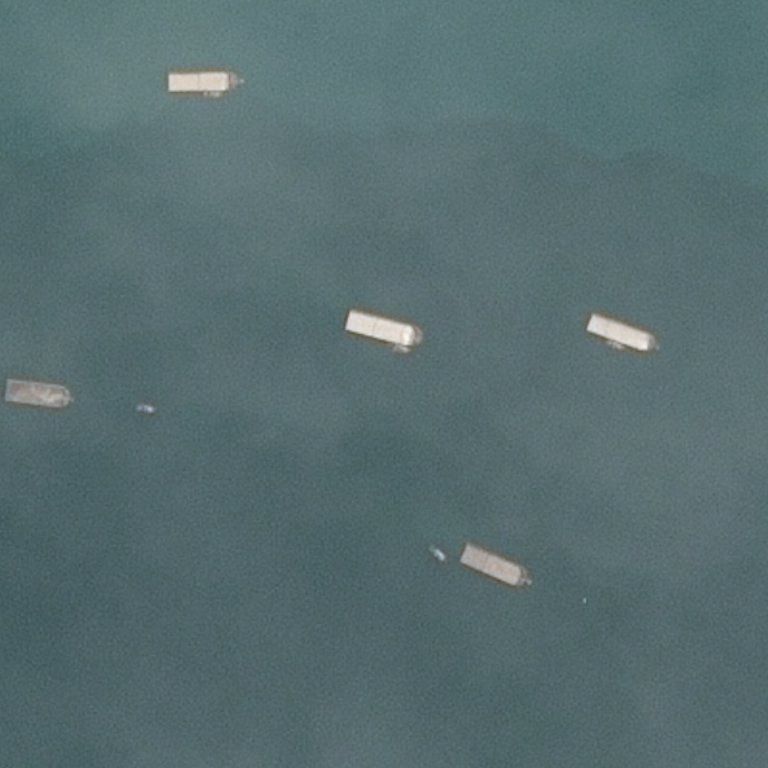
#> input picture 03fa746f0.jpg, 768 x 768 px
$ jupyter execute --allow-errors Main_Ship.ipynb
#> lines starting #> are read from the running program, lines starting #| are printed output that depends on the picture
### defog.py
# -*- coding: utf-8 -*-
import cv2
import math
import numpy as np
import os


# [15 lines left out: function rgbtohsi, not called in this run]


def zmMinFilterGray(src, r=7):
    if r <= 0:
        return src
    h, w = src.shape[:2]
    I = src
    res = np.minimum(I  , I[[0]+list(range(h-1)), :])
    res = np.minimum(res, I[list(range(1,h))+[h-1], :])
    I = res
    res = np.minimum(I  , I[:, [0]+list(range(w-1))])
    res = np.minimum(res, I[:, list(range(1,w))+[w-1]])
    return zmMinFilterGray(res, r-1)


def guidedfilter(I, p, r, eps):
    height, width = I.shape
    m_I = cv2.boxFilter(I, -1, (r, r))
    m_p = cv2.boxFilter(p, -1, (r, r))
    m_Ip = cv2.boxFilter(I * p, -1, (r, r))
    cov_Ip = m_Ip - m_I * m_p

    m_II = cv2.boxFilter(I * I, -1, (r, r))
    var_I = m_II - m_I * m_I

    a = cov_Ip / (var_I + eps)
    b = m_p - a * m_I

    m_a = cv2.boxFilter(a, -1, (r, r))
    m_b = cv2.boxFilter(b, -1, (r, r))
    return m_a * I + m_b


def getV1(m, r, eps, w, maxV1):
    V1 = np.min(m, 2)  # get dark channel
    V1 = guidedfilter(V1, zmMinFilterGray(V1, 7), r, eps)  # optimize by using guided filter
    bins = 2000
    ht = np.histogram(V1, bins)  # 计算大气光照A
    d = np.cumsum(ht[0]) / float(V1.size)
    for lmax in range(bins - 1, 0, -1):
        if d[lmax] <= 0.999:
            break
    A = np.mean(m, 2)[V1 >= ht[1][lmax]].max()

    V1 = np.minimum(V1 * w, maxV1)  # constrain the range of value

    return V1, A


def deHaze(m, r=81, eps=0.001, w=1, maxV1=0.80, bGamma=False):
    Y = np.zeros(m.shape)
    V1, A = getV1(m, r, eps, w, maxV1)  # get mask and airlight
    for k in range(3):
        Y[:, :, k] = (m[:, :, k] - V1) / (1 - V1 / A)  # color correction
    Y = np.clip(Y, 0, 1)
    if bGamma:
        Y = Y ** (np.log(0.5) / np.log(Y.mean()))  # gamma correction
    return Y


def HoughT(m):
    '''Hough Transform'''
    blur = cv2.medianBlur(m, 7)#9,21
    # cv2.imshow('blur',blur)
    gray = cv2.cvtColor(blur, cv2.COLOR_BGR2GRAY)
    # open to see how to use: cv2.Canny
    edges = cv2.Canny(gray, 0, 150, apertureSize=3)#3
    # lines = cv2.HoughLines(edges, 1, np.pi / 180, 25)#25,11
    lines = cv2.HoughLinesP(edges, 1, np.pi / 180, threshold=1,minLineLength=5,maxLineGap=5)  # 25,11,(15,10)
    if lines is not None:
        for i in range(len(lines)):
                for x1, y1,x2,y2 in lines[i]:
                    cv2.line(m, (x1, y1), (x2, y2), (0, 0, 255))
    return m

### Main_Ship.ipynb
#> (a cell that did not finish here is left out)

[cell 2]
import cv2
import numpy as np
import matplotlib.pyplot as plt
from defog import deHaze
Filepath = './03fa746f0.jpg'
img = cv2.imread(Filepath)
#> img is the input picture: shape (768, 768, 3); mean B, G, R 112.7, 109.8, 87.5
#original image
plt.imshow(img.astype(np.uint8))

[cell 3]
m = deHaze(img/255.0)*255
#> in getV1, `V1 = np.min(m, 2)`:
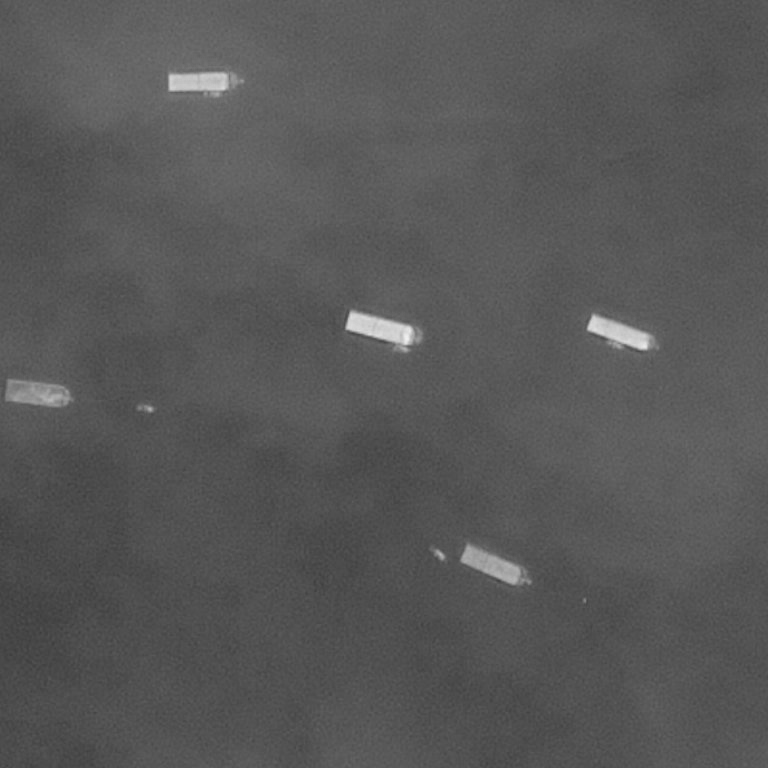
#> V1: shape (768, 768) float64; min 0.235, max 0.941, mean 0.343
#> in guidedfilter, `height, width = I.shape`: height = 768
#> in guidedfilter, `m_II = cv2.boxFilter(I * I, -1, (r, r))`:
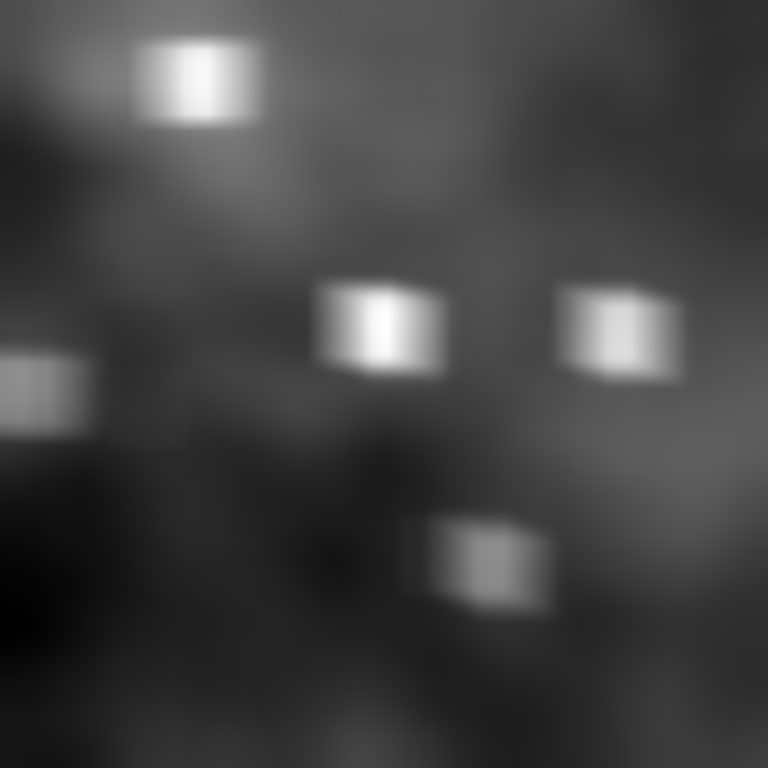
#> m_II: shape (768, 768) float64; min 0.0757, max 0.243, mean 0.12; drawn with min black and max white
#> in guidedfilter, `a = cov_Ip / (var_I + eps)`:
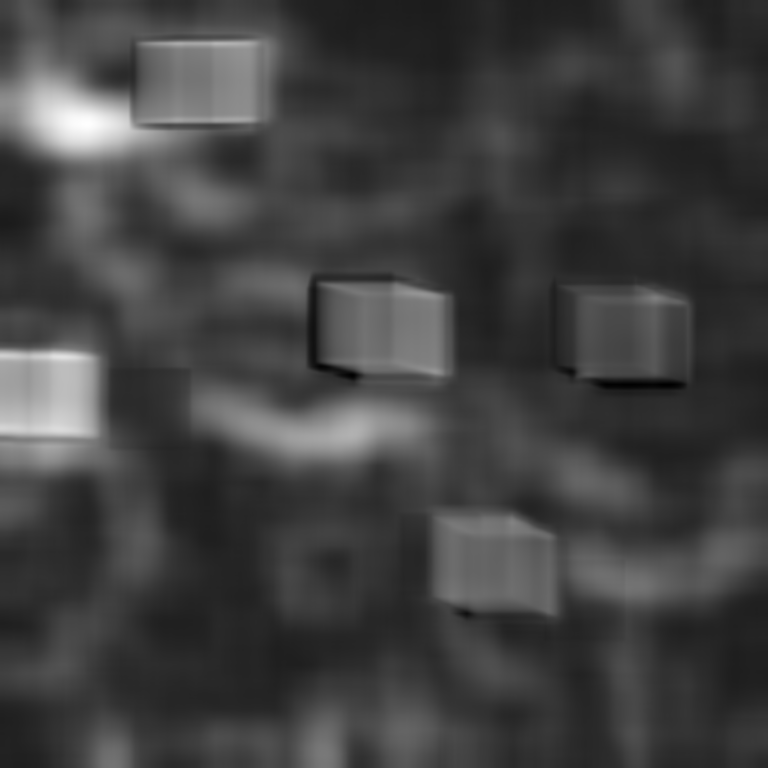
#> a: shape (768, 768) float64; min -0.0552, max 0.46, mean 0.077; drawn with min black and max white
#> in guidedfilter, `m_a = cv2.boxFilter(a, -1, (r, r))`:
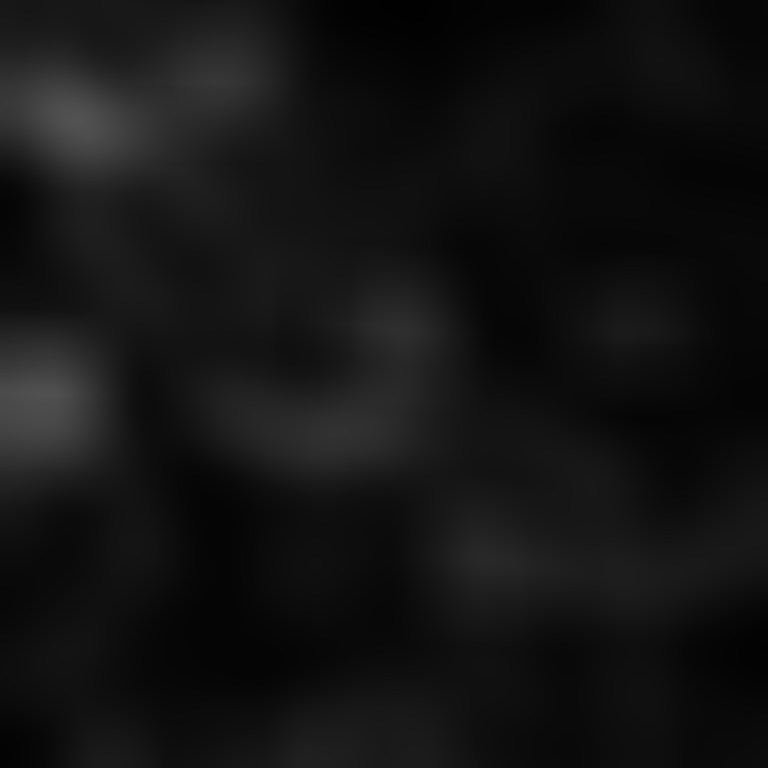
#> m_a: shape (768, 768) float64; min 0.00687, max 0.319, mean 0.077
#> in getV1, `d = np.cumsum(ht[0]) / float(V1.size)`: d = 2000 values from 5.09e-06 to 1
#> in getV1, `A = np.mean(m, 2)[V1 >= ht[1][lmax]].max()`: A = 0.873
#> after the loop in deHaze, `for k in range(3):`:
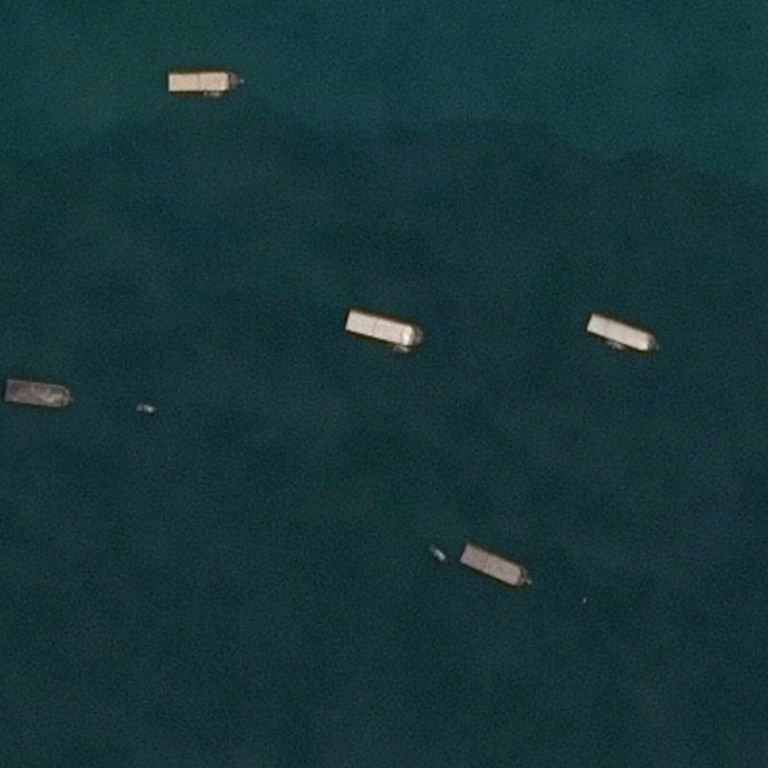
#> Y: shape (768, 768, 3) float64; mean of channels 0, 1, 2 0.205, 0.188, 0.052; drawn with min black and max white
#image after dehaze
plt.imshow(m.astype(np.uint8))
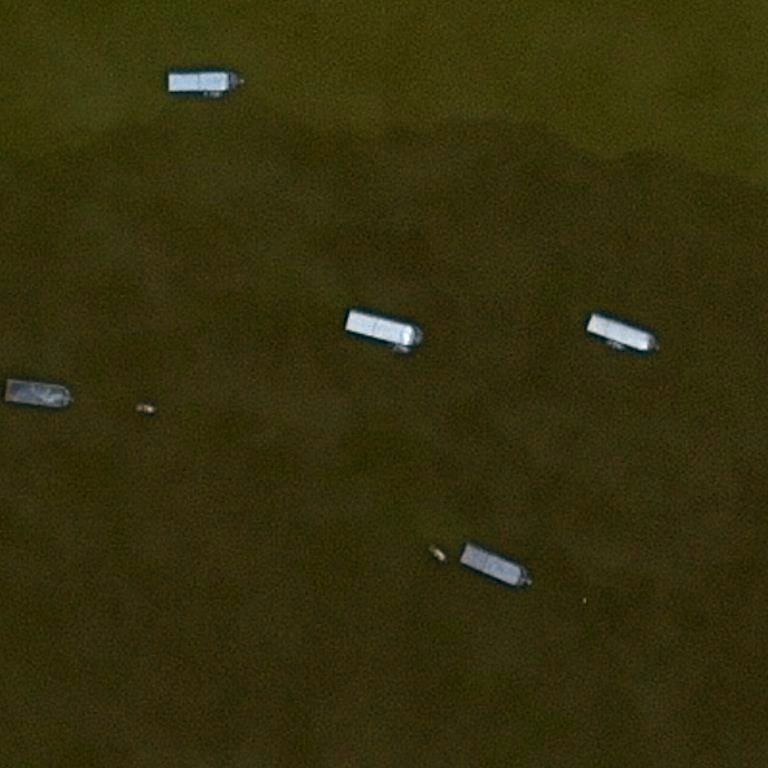
#> shown: shape (768, 768, 3); mean R, G, B 51.8, 47.4, 12.8

[cell 4]
from defog import HoughT
img_dehaze=m.astype(np.uint8)
img_dehaze = HoughT(img_dehaze)
#> in HoughT, `gray = cv2.cvtColor(blur, cv2.COLOR_BGR2GRAY)`:
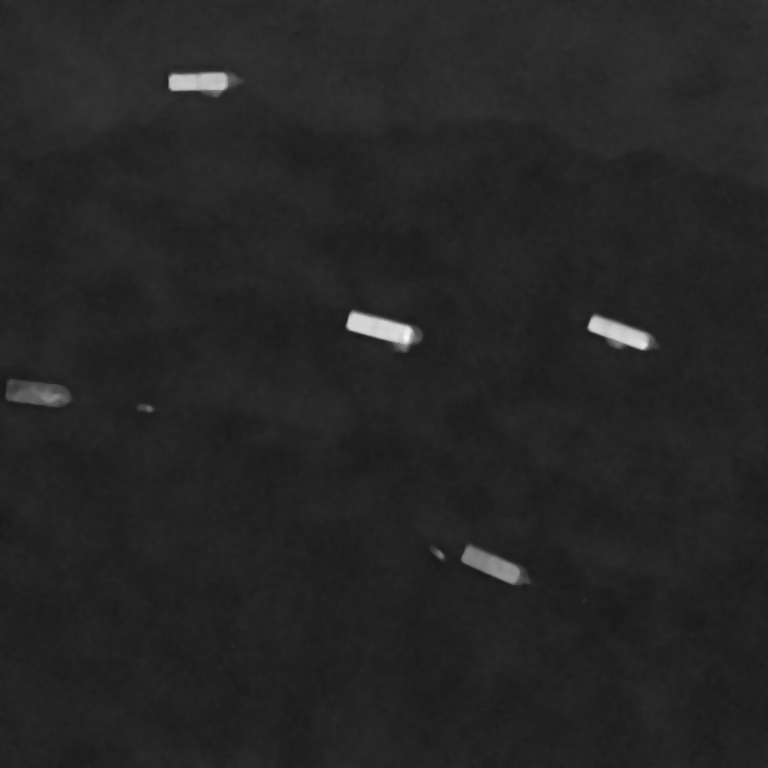
#> gray: shape (768, 768); min 23, max 247, mean 37.5
#> in HoughT, `lines = cv2.HoughLinesP(edges, 1, np.pi / 180, threshold=1,minLineLeng..`: lines = 104 rows, first 6: [398, 346, 420, 340], [408, 344, 408, 339], [43, 405, 43, 392], [40, 404, 40, 397], [184, 90, 207, 89], [462, 562, 462, 554]
#> the loop in HoughT, `for i in range(len(lines)):` made 104 passes
